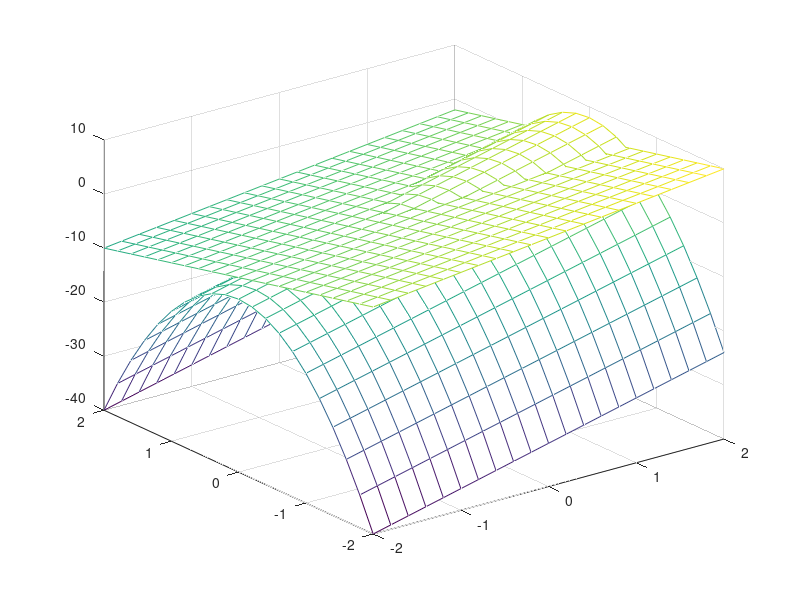

This chart was generated by the following MATLAB code:
clear all
x=linspace(-2,2,21);
y=linspace(-2,2,21);
[X,Y]=meshgrid(x,y);
Z1=4*X-8*Y.^2;
Z2=2*X-3*Y;
mesh(X,Y,Z1);
hold on;
mesh(X,Y,Z2);